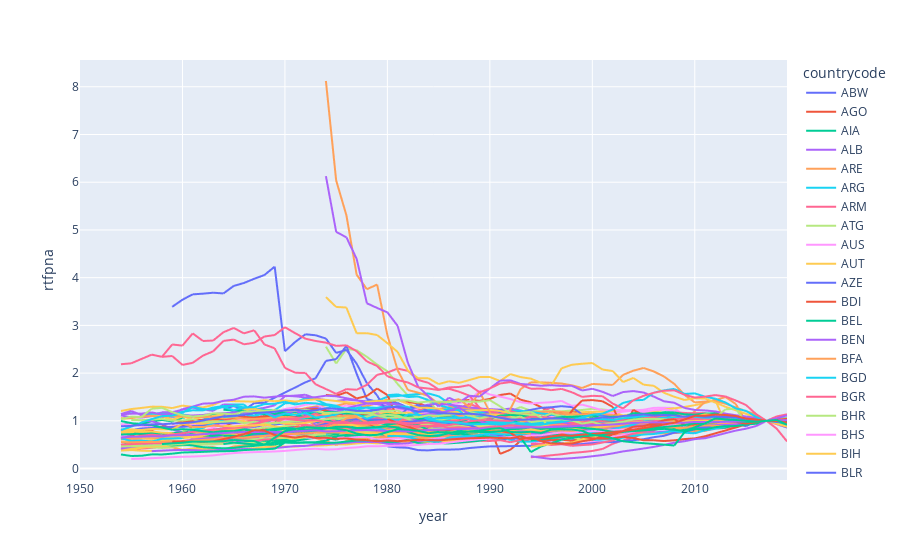
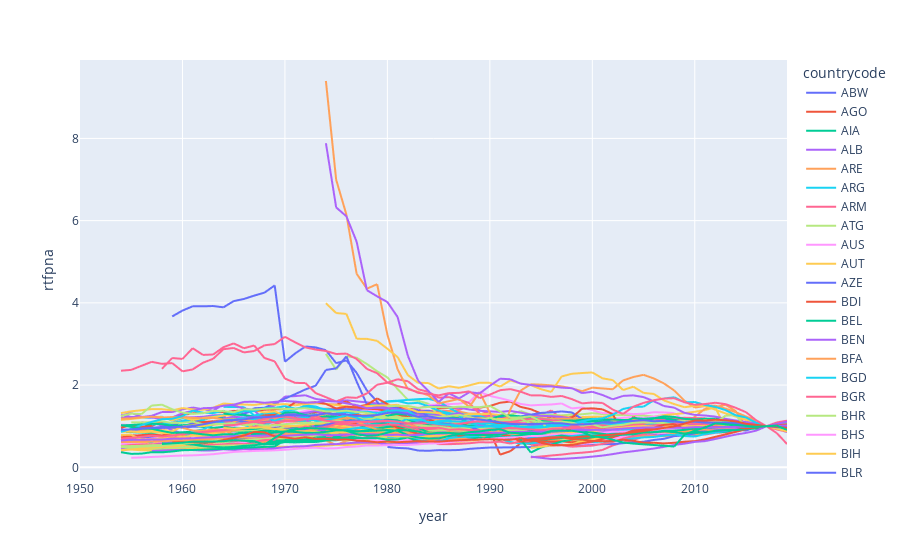

Notebook source saved alongside these figures, in order:
### Code cell
# Plot line charts for the variable rtfpna for both dataframes

fig = px.line(pwt_old, x='year', y='rtfpna', hover_data=['countrycode'], color='countrycode')
fig.show()

fig = px.line(pwt_new, x='year', y='rtfpna', hover_data=['countrycode'], color='countrycode')
fig.show()
